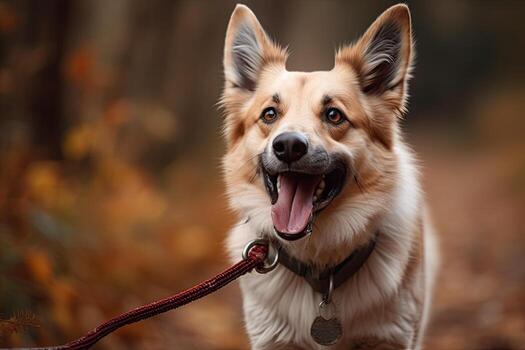
#> input picture OpenCV/GeometricTransformation/dog.jpg, 525 x 350 px
$ jupyter execute rotation.ipynb
#> lines starting #> are read from the running program, lines starting #| are printed output that depends on the picture
[cell 1]
import cv2
import numpy as np
import matplotlib.pylab as plt

[cell 2]
dog=cv2.imread("dog.jpg")
#> dog is the input picture: shape (350, 525, 3); mean B, G, R 57, 75.9, 106.1
h,w,c=dog.shape
#> h = 350; w = 525; c = 3

[cell 3]
print(h,w,c)
#| 350 525 3

[cell 4]
T=cv2.getRotationMatrix2D((w//2,h//2),180,1) # Rotation Matrix
translated_img=cv2.warpAffine(dog,T,(h,w))
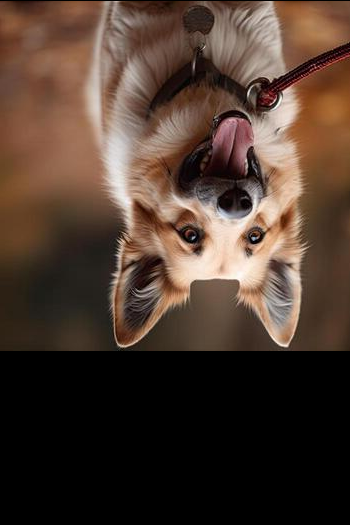
#> translated_img: shape (525, 350, 3); mean B, G, R 47.6, 58.7, 77.4

fig,axes=plt.subplots(1,2,figsize=(15,5))

axes[0].imshow(dog)
axes[0].set_title("Original Image")
axes[0].axis("off")

axes[1].imshow(translated_img)
axes[1].set_title("Translated Image")
axes[1].axis("off")
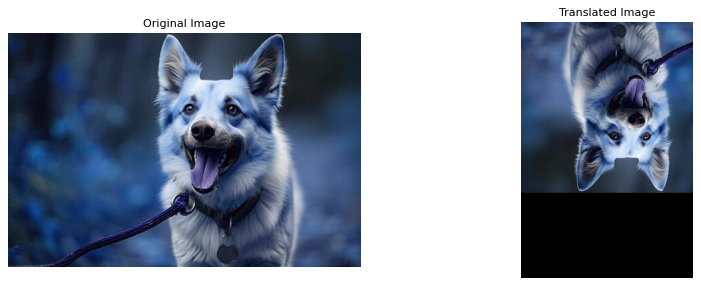
#> figure drawn by matplotlib, 2 panels; B, G, R data is drawn as R, G, B
